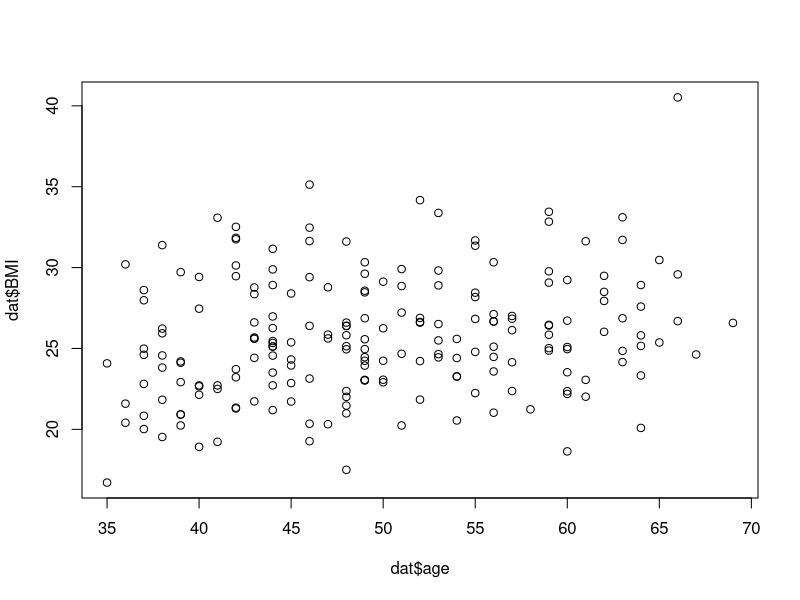

This figure's R source:
# ____RECAP EXERCISE -----

# 1. check the working environment, clear it if necessary
ls()
rm(list=ls())

# 2. load framingham data 
dat <- read.csv("./data/df_framingham.csv")
head(dat)

# 3. What percentage of participants has a systolic BP over 140?
# (hint: you can use nrow(...) on a data frame, or length(...) on a vector
sum(dat$sysBP > 140, na.rm = T) / length(dat$sysBP)
# OR
sum(dat$sysBP > 140, na.rm = T) / nrow(dat)

# 4. create a new column in dat which gives the age in months, instead of years
dat$month_age = dat$age * 12

# 5. what is the maximum value for the age in months?
max(dat$month_age)

# 6. create a data frame which only contains 
# male participants with a chronic heart disease (TenYearCHD) 
new_dat = dat[dat$sex == "male" & dat$TenYearCHD==1,]
# OR
new_dat1 = dat[dat$TenYearCHD==1,]
new_dat2 = new_dat1[new_dat1$sex == "male",]

# 7. create a scatter plot with age on the x, and BMI on the y axis
plot(x=dat$age, y=dat$BMI)

